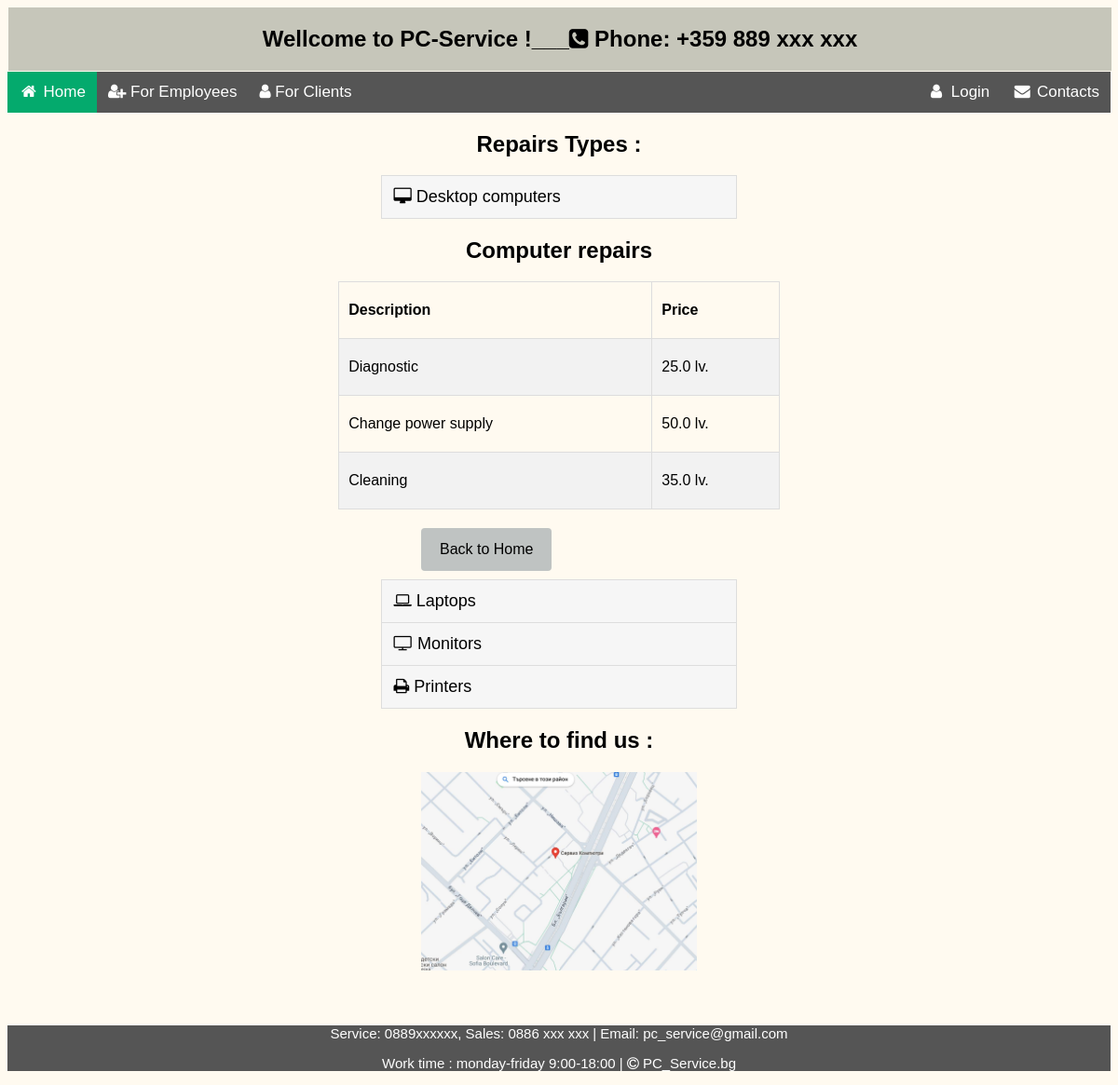
Screenshot of /info/computers/ with the database file from the repository.
### sm_system/common/models.py (models this page shows, shortened)
class ServiceInfo(models.Model):
    DEVICE_MAX_LENGTH = 20
    DESCRIPTION_MAX_LENGTH = 200
    PRICE_MAX_LENGTH = 20
    device = models.CharField(
        max_length=DEVICE_MAX_LENGTH,
        choices=DEVICE,
        null=False,
        blank=False,
    )
    description = models.CharField(
        max_length=DESCRIPTION_MAX_LENGTH,
        null=False,
        blank=False,
    )
    price = models.FloatField(
        default= 0.00,
        null=False,
        blank=False,
    )
    class Meta:
        ordering = ('pk',)

### sm_system/common/views.py (the view)
# urls.py: path('computers/', ComputersListView.as_view(), name='computers'),
class ComputersListView(ListView):
    model = ServiceInfo
    template_name = 'common/computers.html'
    def get_queryset(self):
        return super().get_queryset().filter(device='computer')

### templates/common/computers.html
{% extends 'common/service_wellcome.html' %}
{% block computers %}
<div class="info div">
        <h2 class="headers">Computer repairs</h2>
    <table class="table">
        <tr >
            <th >Description</th>
            <th>Price</th>
        </tr>
        {% for row in object_list %}
        <tr>
            <td >{{ row.description }}</td>
            <td>{{ row.price }} lv.</td>
        </tr>
        {% empty %}
            <h2 class="headers">No records !</h2>
        {% endfor %}
    </table>
    <div>
        <a href="{% url 'home_page'%}" class="button">Back to Home</a>
    </div>
</div>
{% endblock %}

### static/css/main.css (style rules this page uses)
body { font-family: Arial, Helvetica, sans-serif;background-color: floralwhite }

### static/css/forms.css (style rules this page uses)
.headers { text-align: center; }
.info div { display: block; margin-left: auto; margin-right: auto; width: 25%; }
.info input[type=submit], .info a { background-color: #04AA6D; color: white; padding: 14px 20px; margin-top: 20px; margin-left: auto; margin-right: auto; border: none; border-radius: 4px; cursor: pointer; }
.info a { text-decoration: none; background-color: #bfc3c2; color: black; text-align: center; }
.table { border-collapse: collapse; border-spacing: 0; width: 40%; border: 1px solid #ddd; margin: auto; }
.table th, td { border: 1px solid #dddddd; text-align: left; padding: 10px; height: 40px; }
.table tr:nth-child(even) { background-color: #f2f2f2; }
.button { background-color: #bfc3c2; border: none; color: black; padding: 10px 10px; text-align: center; text-decoration: none; display: inline-block ; margin: 10px 30%; cursor: pointer; border-radius: 10px; }

### rows the page displays
ServiceInfo: description "Diagnostic", price "25.0"
ServiceInfo: description "Change power supply", price "50.0"
ServiceInfo: description "Cleaning", price "35.0"
